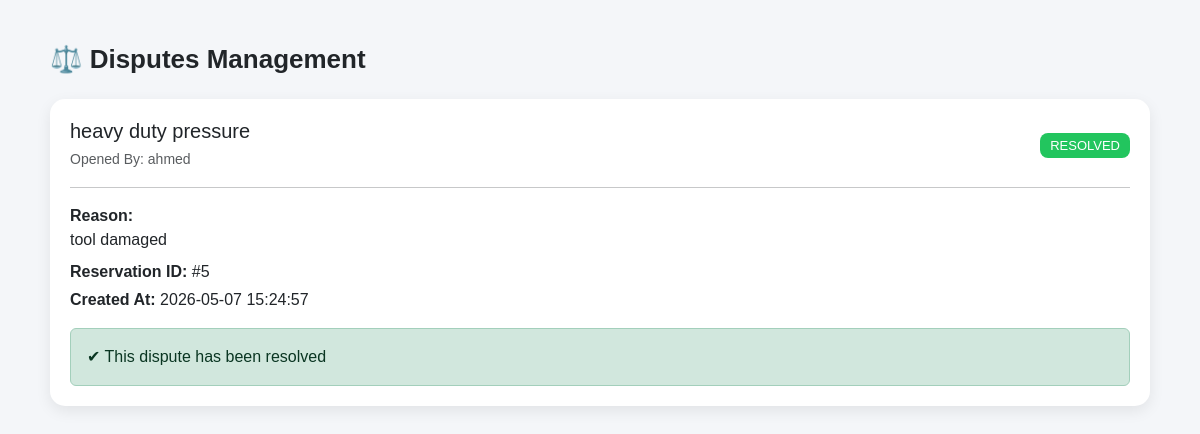
The app's page /admin/disputes.php (signed in) with its own data.
### tables this page shows
CREATE TABLE `disputes` (
  `dispute_id` int(11) NOT NULL,
  `reservation_id` int(11) NOT NULL,
  `opened_by` int(11) NOT NULL,
  `reason` text DEFAULT NULL,
  `status` enum('open','resolved') DEFAULT 'open',
  `created_at` timestamp NOT NULL DEFAULT current_timestamp(),
  `type` varchar(20) DEFAULT 'general'
);

CREATE TABLE `tools` (
  `tool_id` int(11) NOT NULL,
  `owner_id` int(11) NOT NULL,
  `tool_name` varchar(100) NOT NULL,
  `category` varchar(50) DEFAULT NULL,
  `description` text DEFAULT NULL,
  `price_per_day` decimal(10,2) NOT NULL,
  `availability_status` enum('pending','available','maintenance','rejected') DEFAULT 'pending',
  `created_at` timestamp NOT NULL DEFAULT current_timestamp(),
  `photo` varchar(255) DEFAULT NULL,
  `price_per_hour` decimal(10,2) DEFAULT 0.00,
  `price_per_week` decimal(10,2) DEFAULT 0.00,
  `deposit_amount` decimal(10,2) DEFAULT 0.00
);

CREATE TABLE `users` (
  `user_id` int(11) NOT NULL,
  `full_name` varchar(100) NOT NULL,
  `email` varchar(100) NOT NULL,
  `password` varchar(255) NOT NULL,
  `phone` varchar(20) DEFAULT NULL,
  `address` varchar(255) DEFAULT NULL,
  `role` enum('member','librarian','admin') DEFAULT 'member',
  `membership_type` enum('normal','pro') DEFAULT 'normal',
  `status` enum('approved','pending','rejected') DEFAULT 'pending',
  `created_at` timestamp NOT NULL DEFAULT current_timestamp(),
  `trust_score` decimal(3,2) DEFAULT 5.00
);

### admin/disputes.php (the view, shortened to what this page needs)
<?php
$db = new Database();
$conn = $db->connect();
$sql = "SELECT
            d.*,
            u.full_name,
            r.tool_id,
            t.tool_name
        FROM disputes d
        JOIN users u ON d.opened_by = u.user_id
        JOIN reservations r ON d.reservation_id = r.reservation_id
        JOIN tools t ON r.tool_id = t.tool_id
        ORDER BY d.dispute_id DESC";
$result = $conn->query($sql);
?>
<!DOCTYPE html>
<html>
<head>
    <link href="https://cdn.jsdelivr.net/npm/bootstrap@5.3.3/dist/css/bootstrap.min.css" rel="stylesheet">
</head>
<body>
<div class="container-box">
    <div class="title">⚖️ Disputes Management</div>
    <?php if($result && $result->num_rows > 0): ?>
        <?php while($row = $result->fetch_assoc()): ?>
            <div class="card-box">
                <div class="d-flex justify-content-between align-items-center">
                    <div>
                        <h5 class="mb-1">
                            <?= htmlspecialchars($row['tool_name']); ?>
                        </h5>
                        <small class="text-muted">
                            Opened By:
                            <?= htmlspecialchars($row['full_name']); ?>
                        </small>
                    </div>
                    <div>
                        <span class="status <?= $row['status']; ?>">
                            <?= strtoupper($row['status']); ?>
                        </span>
                    </div>
                </div>
                <hr>
                <div class="mb-3">
                    <p class="mb-2">
                        <b>Reason:</b><br>
                        <?= nl2br(htmlspecialchars($row['reason'])); ?>
                    </p>
                    <p class="mb-1">
                        <b>Reservation ID:</b>
                        #<?= $row['reservation_id']; ?>
                    </p>
                    <p class="mb-0">
                        <b>Created At:</b>
                        <?= $row['created_at']; ?>
                    </p>
                </div>
                <?php if($row['status'] == 'open'): ?>
                    <div class="d-flex gap-2 flex-wrap">
                        <a href="?action=refund&id=<?= $row['dispute_id']; ?>"
                        class="btn btn-success btn-sm"
                        onclick="return confirm('Refund full deposit?')">
                            💰 Refund Deposit
                        </a>
                        <a href="?action=deduct&id=<?= $row['dispute_id']; ?>"
                        class="btn btn-danger btn-sm"
                        onclick="return confirm('Deduct deposit because of damage?')">
                            ⚠ Deduct Deposit
                        </a>
                        <a href="?action=resolve&id=<?= $row['dispute_id']; ?>"
                        class="btn btn-dark btn-sm"
                        onclick="return confirm('Mark dispute as resolved?')">
                            ✔ Resolve
                        </a>
                    </div>
                <?php else: ?>
                    <div class="alert alert-success mt-3 mb-0">
                        ✔ This dispute has been resolved
                    </div>
                <?php endif; ?>
            </div>
        <?php endwhile; ?>
    <?php else: ?>
        <div class="alert alert-info text-center">
            No disputes found 📭
        </div>
    <?php endif; ?>
</div>
</body>
</html>

### admin/disputes.php (style rules this page uses)
body { background:#f4f6f9; font-family: Arial; }
.container-box { max-width:1100px; margin:40px auto; }
.title { font-size:26px; font-weight:bold; margin-bottom:20px; }
.card-box { background:white; padding:20px; border-radius:15px; box-shadow:0 5px 15px rgba(0,0,0,0.08); margin-bottom:20px; }
.status { padding:5px 10px; border-radius:8px; font-size:13px; color:white; }
.resolved { background:#22c55e; }

### records on screen
disputes: tools.tool_name "heavy duty pressure", opened_by.full_name "ahmed", status "RESOLVED", reason "tool damaged", reservation "5", created_at "2026-05-07 15:24:57", shows "✔ This dispute has been resolved"
